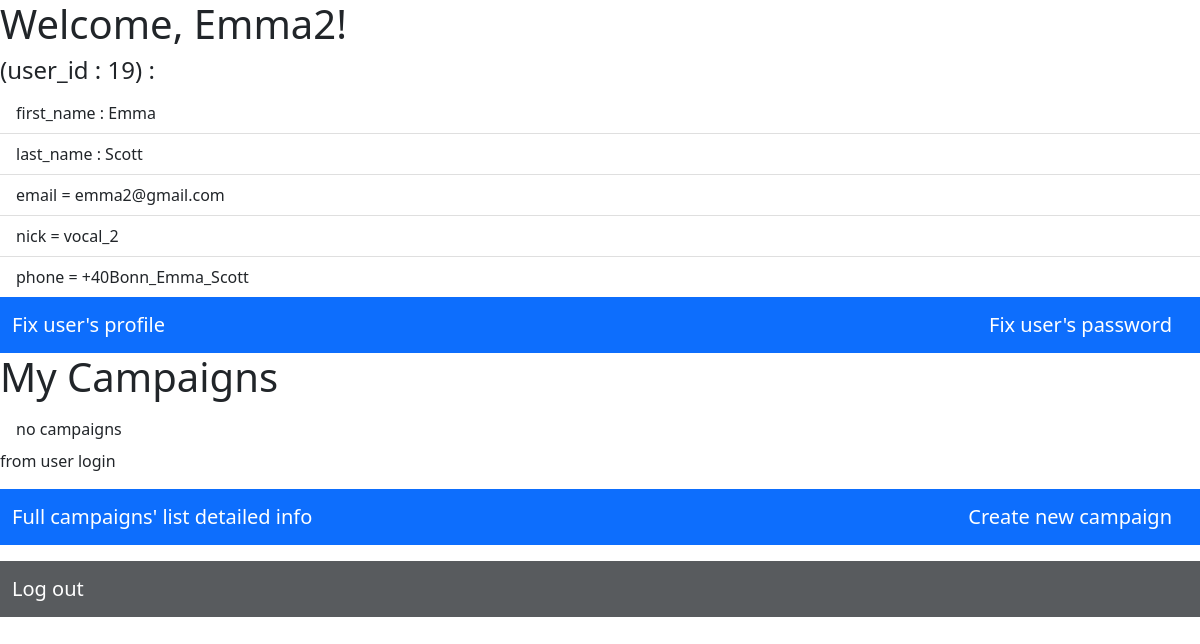
Page /users/user/19 on the earlier database version.
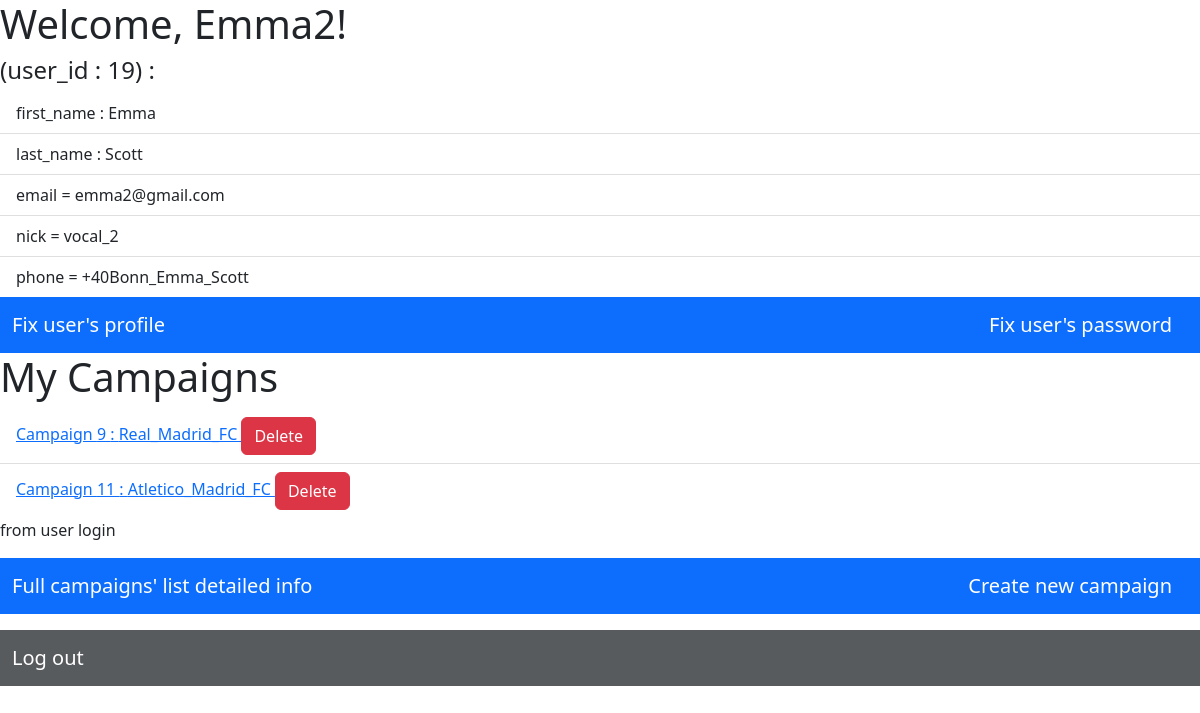
Same page on the later database version.
### campaigns/models.py (models this page shows, shortened)
class Campaign(models.Model):
	title = models.CharField(max_length = 64)
	status = models.CharField(max_length = 1)
	supervisor = models.ForeignKey(Supervisor, on_delete = models.CASCADE, related_name = 'controled_by')
	creator = models.ForeignKey(User, on_delete = models.CASCADE, related_name = 'created_by', default = 1)

### users/views.py (the view)
# urls.py: path('user/<int:user2_id>', views.user2, name = 'user2'),
def user2(request, user2_id):
	user2 = User.objects.get(pk = user2_id)
	campaigns = Campaign.objects.filter(creator = user2)
	return render(request, 'users/user2.html', {
		'user2_campaigns' : campaigns,
		'user2' : user2,
		'message' : 'from user login'
		})

### users/templates/users/user2.html (shortened to what this page needs)
{% extends 'users/layout.html' %}
{% block body %}
	<h1>Welcome, {{user2.username}}!</h1>
	<h4> (user_id : {{user2.id}}) : </h4>
	<ul class="list-group list-group-flush">
		<li class="list-group-item">first_name : {{user2.profile.f_name}}</li>
		<li class="list-group-item">last_name : {{user2.profile.l_name}}</li>
		<li class="list-group-item">email = {{user2.profile.email}}</li>
 		<li class="list-group-item">nick = {{user2.profile.nick}}</li>
		<li class="list-group-item">phone = {{user2.profile.phone}}</li>
	</ul>
	<nav class="navbar bg-primary">
	  	<div class="container-fluid">
			<a class="navbar-brand text-white" href = "{% url 'users:c_profile2' user2.id %}"> Fix user's profile </a>
			<a class="navbar-brand text-white" href = "{% url 'users:c_password' %}"> Fix user's password </a>
		</div>
	</nav>
	<h1>My Campaigns</h1>
	<ul class="list-group list-group-flush">
		{% for campaign in user2_campaigns %}
		<li class="list-group-item">
		 	<a href="{% url 'campaigns:campaign' campaign.id %}">
				Campaign {{campaign.id}} : {{campaign.title}}
			</a>
 			<a href="{% url 'users:c_delete' campaign.id %}" class="btn btn-danger" role="button" data-bs-toggle="button">Delete</a>
		</li>
		{% empty %}
			<li class="list-group-item"> no campaigns</li>
		{% endfor %}
	</ul>
	{% if message %}
		<div> {{message}}</div>
	{% endif %}
	<nav class="navbar bg-primary">
	  	<div class="container-fluid">
			<a class="navbar-brand text-white" href = "{% url 'campaigns:index' %}"> Full campaigns' list detailed info </a>
			<a class="navbar-brand text-white" href = "{% url 'campaigns:indexplususer2' user2.id %}"> Create new campaign </a>
		</div>
	</nav>
 	<nav class="navbar bg-dark bg-opacity-75">
 		<div class="container-fluid">
			<a class="navbar-brand text-white" href = "{% url 'users:logout' %}"> Log out </a>
		</div>
	</nav>
{% endblock %}

Differences in the rows shown:
added Campaign: id "9", title "Real_Madrid_FC"
added Campaign: id "11", title "Atletico_Madrid_FC"
Other differences:
text no longer shown: "no campaigns"
